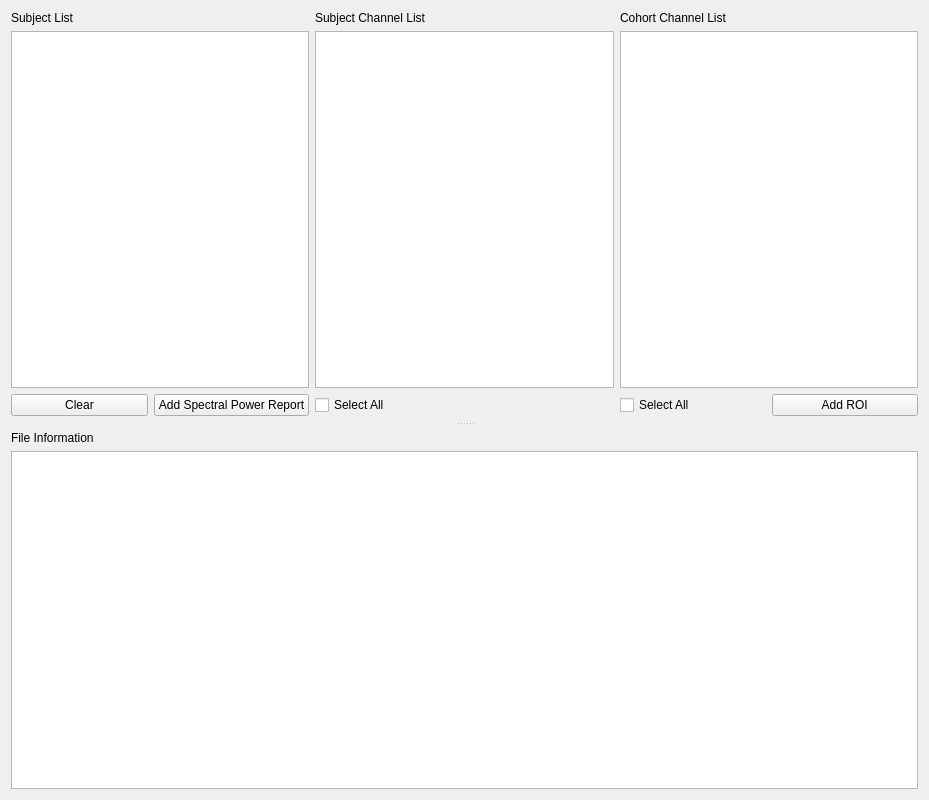
<?xml version="1.0" encoding="UTF-8"?>
<ui version="4.0">
 <class>PSACohortReviewSettingsView</class>
 <widget class="QWidget" name="PSACohortReviewSettingsView">
  <property name="geometry">
   <rect>
    <x>0</x>
    <y>0</y>
    <width>929</width>
    <height>800</height>
   </rect>
  </property>
  <property name="windowTitle">
   <string>Form</string>
  </property>
  <layout class="QHBoxLayout" name="horizontalLayout_3">
   <item>
    <widget class="QSplitter" name="splitter">
     <property name="orientation">
      <enum>Qt::Orientation::Vertical</enum>
     </property>
     <property name="handleWidth">
      <number>15</number>
     </property>
     <property name="childrenCollapsible">
      <bool>false</bool>
     </property>
     <widget class="QWidget" name="layoutWidget">
      <layout class="QGridLayout" name="gridLayout">
       <item row="0" column="0">
        <widget class="QLabel" name="label">
         <property name="text">
          <string>Subject List</string>
         </property>
        </widget>
       </item>
       <item row="0" column="1">
        <widget class="QLabel" name="label_2">
         <property name="text">
          <string>Subject Channel List</string>
         </property>
        </widget>
       </item>
       <item row="0" column="2">
        <widget class="QLabel" name="label_3">
         <property name="text">
          <string>Cohort Channel List</string>
         </property>
        </widget>
       </item>
       <item row="1" column="0">
        <widget class="QListView" name="subject_listView">
         <property name="editTriggers">
          <set>QAbstractItemView::EditTrigger::NoEditTriggers</set>
         </property>
        </widget>
       </item>
       <item row="1" column="1">
        <widget class="QListView" name="chan_subject_listView"/>
       </item>
       <item row="2" column="0">
        <layout class="QHBoxLayout" name="horizontalLayout">
         <item>
          <widget class="QPushButton" name="clear_pushButton">
           <property name="text">
            <string>Clear</string>
           </property>
          </widget>
         </item>
         <item>
          <widget class="QPushButton" name="add_pushButton">
           <property name="text">
            <string>Add Spectral Power Report</string>
           </property>
          </widget>
         </item>
        </layout>
       </item>
       <item row="2" column="1">
        <widget class="QCheckBox" name="all_subject_chan_checkBox">
         <property name="text">
          <string>Select All</string>
         </property>
        </widget>
       </item>
       <item row="2" column="2">
        <layout class="QHBoxLayout" name="horizontalLayout_2">
         <item>
          <widget class="QCheckBox" name="all_cohort_chan_checkBox">
           <property name="text">
            <string>Select All</string>
           </property>
          </widget>
         </item>
         <item>
          <widget class="QPushButton" name="add_ROI_pushButton">
           <property name="toolTip">
            <string>Rename your channel labels first. Adding the ROIs must be the final step.</string>
           </property>
           <property name="text">
            <string>     Add ROI     </string>
           </property>
          </widget>
         </item>
        </layout>
       </item>
       <item row="1" column="2">
        <widget class="QListWidget" name="chan_cohort_listWidget"/>
       </item>
      </layout>
     </widget>
     <widget class="QWidget" name="layoutWidget">
      <layout class="QVBoxLayout" name="verticalLayout">
       <item>
        <widget class="QLabel" name="label_4">
         <property name="text">
          <string>File Information</string>
         </property>
        </widget>
       </item>
       <item>
        <widget class="QTextEdit" name="message_textEdit">
         <property name="readOnly">
          <bool>true</bool>
         </property>
        </widget>
       </item>
      </layout>
     </widget>
    </widget>
   </item>
  </layout>
 </widget>
 <resources>
  <include location="../../../../snooz-toolbox/src/main/python/ui/themes/themes.qrc"/>
 </resources>
 <connections>
  <connection>
   <sender>clear_pushButton</sender>
   <signal>clicked()</signal>
   <receiver>PSACohortReviewSettingsView</receiver>
   <slot>clear_subject_slot()</slot>
   <hints>
    <hint type="sourcelabel">
     <x>54</x>
     <y>312</y>
    </hint>
    <hint type="destinationlabel">
     <x>464</x>
     <y>399</y>
    </hint>
   </hints>
  </connection>
  <connection>
   <sender>add_pushButton</sender>
   <signal>clicked()</signal>
   <receiver>PSACohortReviewSettingsView</receiver>
   <slot>add_subject_slot()</slot>
   <hints>
    <hint type="sourcelabel">
     <x>174</x>
     <y>312</y>
    </hint>
    <hint type="destinationlabel">
     <x>464</x>
     <y>399</y>
    </hint>
   </hints>
  </connection>
  <connection>
   <sender>all_subject_chan_checkBox</sender>
   <signal>clicked()</signal>
   <receiver>PSACohortReviewSettingsView</receiver>
   <slot>select_all_subject_chan_slot()</slot>
   <hints>
    <hint type="sourcelabel">
     <x>425</x>
     <y>311</y>
    </hint>
    <hint type="destinationlabel">
     <x>464</x>
     <y>399</y>
    </hint>
   </hints>
  </connection>
  <connection>
   <sender>all_cohort_chan_checkBox</sender>
   <signal>clicked()</signal>
   <receiver>PSACohortReviewSettingsView</receiver>
   <slot>select_all_cohort_chan_slot()</slot>
   <hints>
    <hint type="sourcelabel">
     <x>705</x>
     <y>321</y>
    </hint>
    <hint type="destinationlabel">
     <x>464</x>
     <y>399</y>
    </hint>
   </hints>
  </connection>
  <connection>
   <sender>add_ROI_pushButton</sender>
   <signal>clicked()</signal>
   <receiver>PSACohortReviewSettingsView</receiver>
   <slot>add_ROI_slot()</slot>
   <hints>
    <hint type="sourcelabel">
     <x>544</x>
     <y>322</y>
    </hint>
    <hint type="destinationlabel">
     <x>464</x>
     <y>399</y>
    </hint>
   </hints>
  </connection>
  <connection>
   <sender>subject_listView</sender>
   <signal>clicked(QModelIndex)</signal>
   <receiver>PSACohortReviewSettingsView</receiver>
   <slot>subject_selection_changed_slot()</slot>
   <hints>
    <hint type="sourcelabel">
     <x>159</x>
     <y>209</y>
    </hint>
    <hint type="destinationlabel">
     <x>464</x>
     <y>399</y>
    </hint>
   </hints>
  </connection>
 </connections>
 <slots>
  <slot>clear_subject_slot()</slot>
  <slot>add_subject_slot()</slot>
  <slot>select_all_subject_chan_slot()</slot>
  <slot>select_all_cohort_chan_slot()</slot>
  <slot>add_ROI_slot()</slot>
  <slot>item_changed_subject_slot()</slot>
  <slot>item_changed_cohort_slot()</slot>
  <slot>subject_selection_changed_slot()</slot>
 </slots>
</ui>
